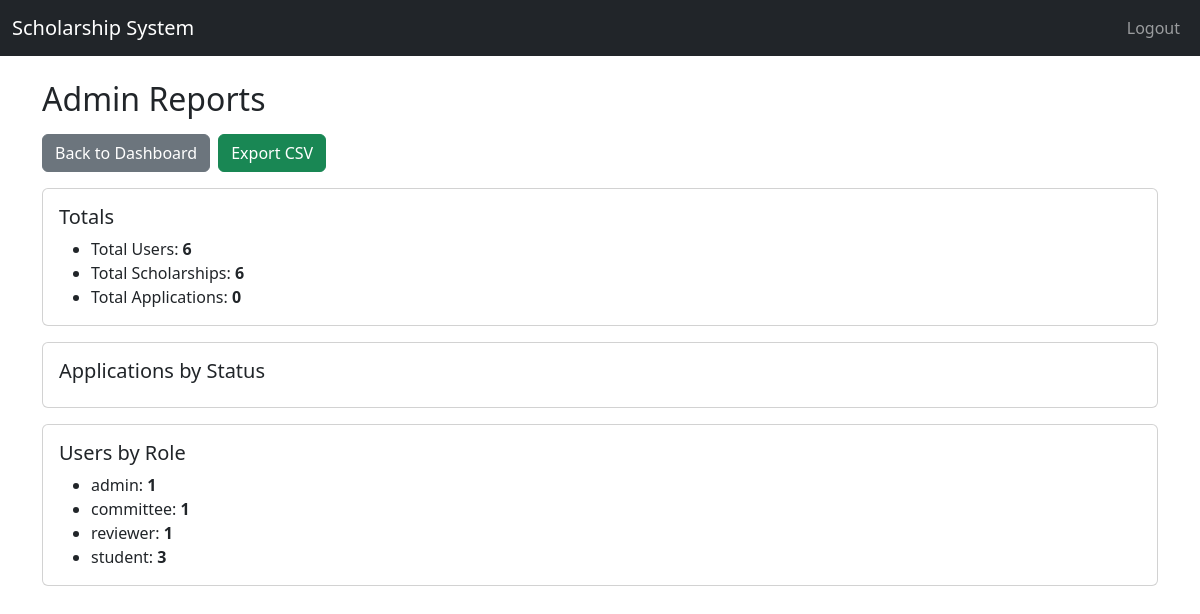
Screenshot of /admin/reports (signed in) with the database file from the repository.
### app/models.py (models this page shows)
class User(UserMixin, db.Model):
    id = db.Column(db.Integer, primary_key=True)
    username = db.Column(db.String(50), unique=True, nullable=False)
    email = db.Column(db.String(100), unique=True, nullable=False)
    your_id = db.Column(db.String(20), unique=True, nullable=True)
    password = db.Column(db.String(255), nullable=False)
    role = db.Column(db.String(20), nullable=False)
    created_at = db.Column(db.DateTime, default=datetime.utcnow)

### app/routes/admin_routes.py (the view)
@admin_bp.route("/reports")
@login_required
def reports():
    if current_user.role != "admin":
        flash("Access denied.", "danger")
        return redirect(url_for("auth.login"))
    total_users = User.query.count()
    total_scholarships = Scholarship.query.count()
    total_apps = Application.query.count()
    status_rows = (
        db.session.query(Application.status, func.count(Application.id))
        .group_by(Application.status)
        .all()
    )
    status_counts = {status or "Unknown": count for status, count in status_rows}
    role_rows = (
        db.session.query(User.role, func.count(User.id))
        .group_by(User.role)
        .all()
    )
    role_counts = {role or "Unknown": count for role, count in role_rows}
    return render_template(
        "admin/reports.html",
        total_users=total_users,
        total_scholarships=total_scholarships,
        total_apps=total_apps,
        status_counts=status_counts,
        role_counts=role_counts
    )

### app/templates/admin/reports.html (shortened to what this page needs)
{% extends "base.html" %}
{% block content %}
<h2 class="mb-3">Admin Reports</h2>
<div class="d-flex gap-2 mb-3">
  <a class="btn btn-secondary" href="{{ url_for('admin.dashboard') }}">Back to Dashboard</a>
  <a class="btn btn-success" href="{{ url_for('admin.export_reports_csv') }}">Export CSV</a>
</div>
<div class="card mb-3">
  <div class="card-body">
    <h5 class="card-title">Totals</h5>
    <ul class="mb-0">
      <li>Total Users: <b>{{ total_users }}</b></li>
      <li>Total Scholarships: <b>{{ total_scholarships }}</b></li>
      <li>Total Applications: <b>{{ total_apps }}</b></li>
    </ul>
  </div>
</div>
<div class="card mb-3">
  <div class="card-body">
    <h5 class="card-title">Applications by Status</h5>
  </div>
</div>
<div class="card">
  <div class="card-body">
    <h5 class="card-title">Users by Role</h5>
    <ul class="mb-0">
      {% for k, v in role_counts.items() %}
        <li>{{ k }}: <b>{{ v }}</b></li>
      {% endfor %}
    </ul>
  </div>
</div>
{% endblock %}

### rows the page displays
User: role "admin", v "1"
User: role "committee", id "1"
User: role "reviewer", v "1"
User: role "student", id "3"

### other values shown
{{ total_users }} "6"
{{ total_scholarships }} "6"
{{ total_apps }} "0"
